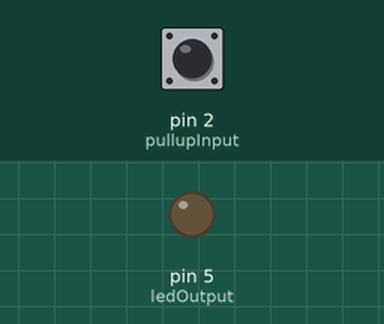
This sketch was run on a simulated Arduino Uno, built with avr-gcc and run on an emulated ATmega328P. Shown: output pins drawn as LEDs (lit = HIGH). Inputs (shaded band) come from the test bench; at power-on: pin 2 (pullupInput) HIGH.

Above: at 1.2 s.
1.3 s: pin 2 (pullupInput) pulled LOW for 0.15 s
At 1.4 s:
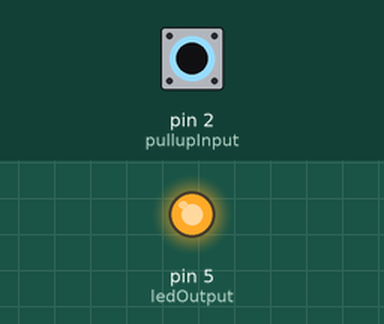
3.0 s: pin 2 (pullupInput) pulled LOW for 3.2 s
At 7.4 s:
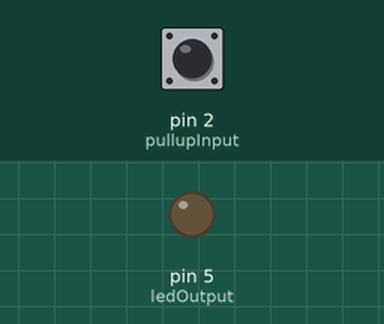
Timing chart, 0 to 8.9 s (numbered marks = the images above; inputs shaded):
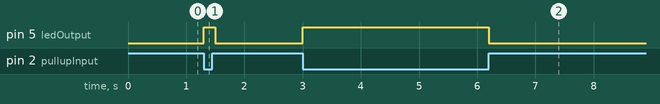

Measured:
- after the input at 1.3 s, pin 5 (ledOutput): LOW → HIGH at once, → LOW 0.20 s later
- after the input at 3.0 s, pin 5 (ledOutput): LOW → HIGH at once, → LOW 3.2 s later

The sketch:

tilt_LED.ino
```cpp
//Author: crocsman
//Date:9/4/2021

//Pullup input pin
int pullupInput = 2;
//pin writes to LED
int ledOutput = 5;
//store INPUT val, assume HIGH
int input = 1;
void setup() {

 //pin5 write, turns LED on/off
 pinMode(5,OUTPUT);
 //pin2 read, input of external pullup resistor
 pinMode(2,INPUT);

}

void loop() {
  //read in pin2
  input = digitalRead(2);

  if(input == LOW)
  {
    digitalWrite(ledOutput, HIGH);
  }
  if(input == HIGH)
  {
    digitalWrite(ledOutput, LOW);
  }

  //debounces circuit, smooth reading
  delay(100);
}


//References:
// digitalRead()
// https://www.arduino.cc/reference/en/language/functions/digital-io/digitalread/

//digitalWrite()
//https://www.arduino.cc/reference/en/language/functions/digital-io/digitalwrite/
```

main.c
```cpp
//author:crocsman(a. philips)
//date:9/7/2021


#include <stdio.h>
#include <stdbool.h>
#include "readPCM.h"

int main()
{
//create array to store data
int *audioData;
audioData = readPCM();


} //end main
```

readPCM.h
```cpp
//author:crocsman(a. philips)
//date:9/7/2021

#ifndef HEADER_F
#define HEADER_F

int * readPCM();

#endif
```
